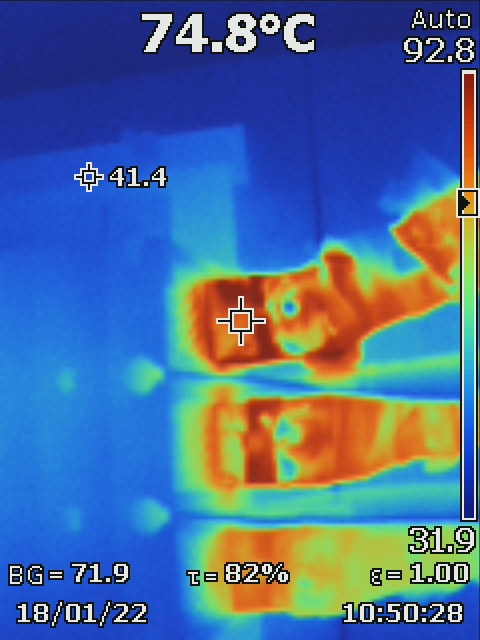
#> input picture Data/faulty_images/B SERVICE...JPG, 480 x 640 px; its folder holds only this picture in this run
$ python -i Main_UI.py   (imports and definitions only)
#> lines starting #> are read from the running program, lines starting #| are printed output that depends on the picture; after the words box and inside, x2 and y2 are one past the last pixel; in counts of white or black regions, pixels touching at a corner belong together
#> the answer given: Data/faulty_images/B SERVICE...JPG
#> in selectPic, image is the input picture: shape (640, 480, 3); mean B, G, R 151.8, 109.1, 76.6
import tkinter as tk
from tkinter import *
from tkinter import filedialog
from PIL import ImageTk, Image
import os
import argparse
import numpy as np
import cv2

threshold = 140
area_of_box = 100        # 3000 for img input
min_temp = 60           # in fahrenheit
font_scale_caution = 1   # 2 for img input
font_scale_temp = 0.7    # 1 for img input

# [4 lines not run here, left out]

# Create left and right frames
# [1 line that did not run here, left out]
# [1 line not run here, left out]

# [1 line that did not run here, left out]
# [1 line not run here, left out]

# Create tool bar frame
# [1 line that did not run here, left out]
# [1 line not run here, left out]

# Create frames and labels in left_frame
# [1 line that did not run here, left out]
# [1 line that did not run here, left out]
# [1 line that did not run here, left out]
# [1 line that did not run here, left out]
# [1 line that did not run here, left out]
# [1 line that did not run here, left out]
# [1 line that did not run here, left out]

# [1 line that did not run here, left out]

# [1 line that did not run here, left out]
# [1 line that did not run here, left out]
# [1 line that did not run here, left out]
# [1 line that did not run here, left out]
# [1 line that did not run here, left out]

# [1 line that did not run here, left out]
# [1 line that did not run here, left out]


def convert_to_temperature(pixel_avg):
    """
    Converts pixel value (mean) to temperature (fahrenheit) depending upon the camera hardware
    """
    return pixel_avg / 2.25

def process_frame(frame):

    frame = cv2.cvtColor(frame, cv2.COLOR_BGR2RGB)
    heatmap_gray = cv2.cvtColor(frame, cv2.COLOR_RGB2GRAY)
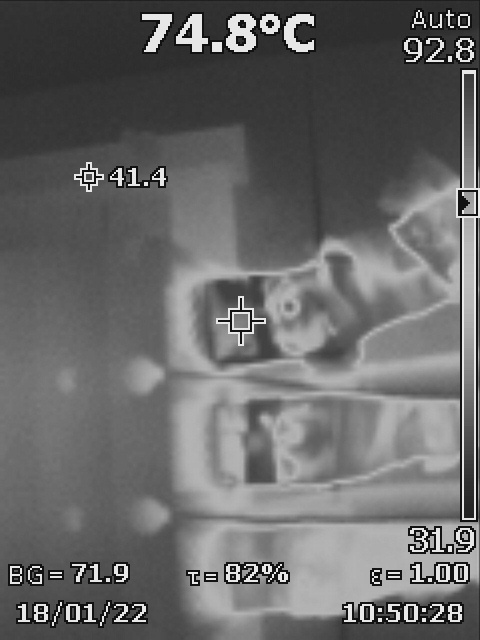
#> heatmap_gray: shape (640, 480); min 13, max 236, mean 104.2

    # Binary threshold
    _, binary_thresh = cv2.threshold(heatmap_gray, threshold, 255, cv2.THRESH_BINARY)
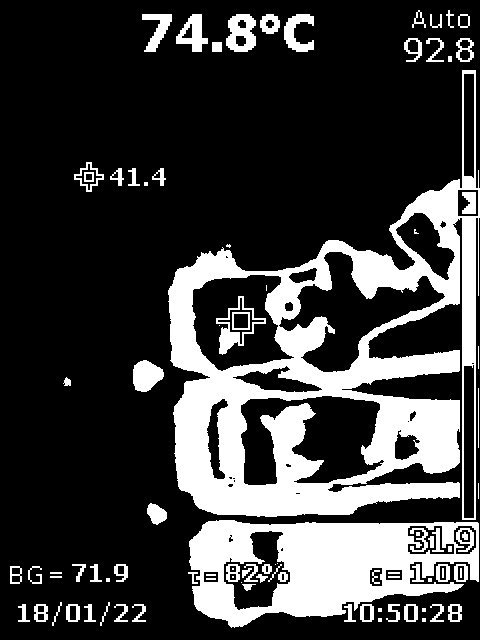
#> binary_thresh: shape (640, 480); 24% white; 93 white regions (18 under 20 px), largest, box (x1, y1, x2, y2) and area: (168, 70, 480, 520) 45073, (189, 520, 479, 628) 17770, (226, 14, 256, 52) 788

    # Image opening: Erosion followed by dilation
    kernel = np.ones((3, 3), np.uint8)
    image_erosion = cv2.erode(binary_thresh, kernel, iterations=1)
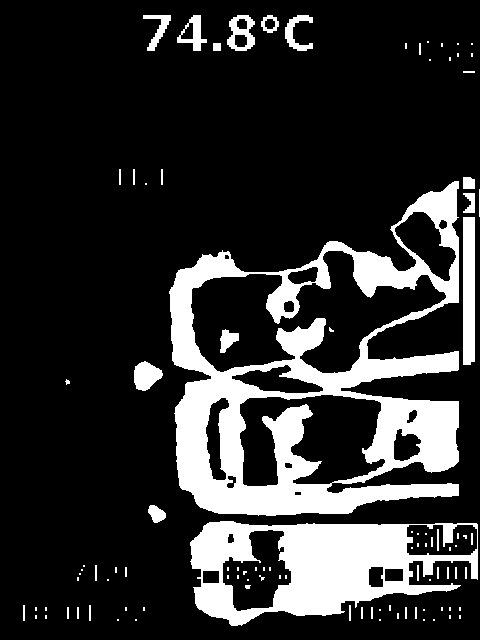
#> image_erosion: shape (640, 480); 18.8% white; 101 white regions (61 under 20 px), largest, box (x1, y1, x2, y2) and area: (169, 181, 459, 516) 35772, (190, 521, 478, 626) 15756, (463, 217, 475, 365) 1764
    image_opening = cv2.dilate(image_erosion, kernel, iterations=1)
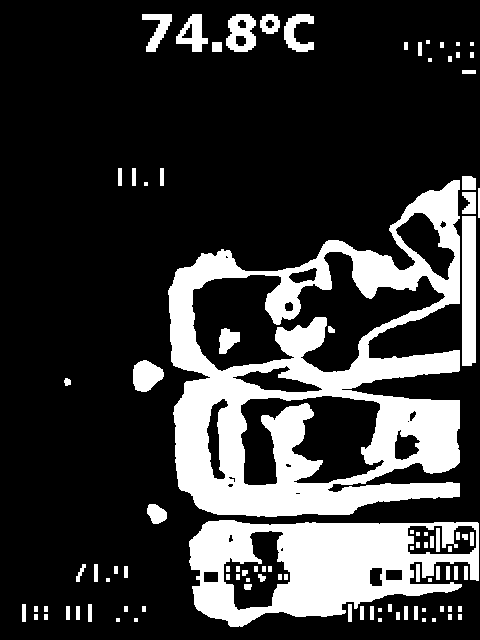
#> image_opening: shape (640, 480); 22.4% white; 97 white regions (19 under 20 px)

    # Get contours from the image obtained by opening operation
    contours, _ = cv2.findContours(image_opening, 1, 2)
#> contours = 124 contours, 53 with area under 20; largest, box (x1, y1, x2, y2) and area: (168, 180, 460, 517) 67078, (189, 520, 479, 627) 22284, (191, 251, 446, 373) 14636, (240, 395, 385, 486) 8376, (223, 530, 291, 611) 3194

    image_with_rectangles = np.copy(frame)

    for contour in contours:
        # rectangle over each contour
        x, y, w, h = cv2.boundingRect(contour)

        # Pass if the area of rectangle is not large enough
        if (w) * (h) < area_of_box:
            continue

        # Mask is boolean type of matrix.
        mask = np.zeros_like(heatmap_gray)
        cv2.drawContours(mask, contour, -1, 255, -1)

        # Mean of only those pixels which are in blocks and not the whole rectangle selected
        mean = convert_to_temperature(cv2.mean(heatmap_gray, mask=mask)[0])

        # Colors for rectangles and textmin_area
        temperature = round(mean, 2)
        color = (0, 255, 0) if temperature < min_temp else (
            255, 255, 127)

        # Callback function if the following condition is true
        if temperature >= min_temp:
            # Call back function here
            cv2.putText(image_with_rectangles, "High temperature detected !!!", (35, 40),
                        cv2.FONT_HERSHEY_SIMPLEX, font_scale_caution, color, 2, cv2.LINE_AA)

        # Draw rectangles for visualisation
        image_with_rectangles = cv2.rectangle(
            image_with_rectangles, (x, y), (x+w, y+h), color, 2)

        # Write temperature for each rectangle
        cv2.putText(image_with_rectangles, "{} C".format(temperature), (x, y),
                    cv2.FONT_HERSHEY_SIMPLEX, font_scale_temp, color, 2, cv2.LINE_AA)
        print("{} C".format(temperature))
#> this loop made 124 passes
#> (contour, x, y, w, h) on passes 1 to 10: ([[432, 618], [432, 621], [435, 621], [435, 618]], 432, 618, 4, 4), ([[422, 618], [422, 621], [425, 621], [425, 618]], 422, 618, 4, 4), ([[378, 618], [378, 621], [381, 621], [381, 618]], 378, 618, 4, 4), ([[134, 618], [134, 621], [137, 621], [137, 618]], 134, 618, 4, 4), ([[116, 618], [116, 621], [119, 621], [119, 618]], 116, 618, 4, 4), ([[458, 614], [458, 619], [461, 619], [461, 614]], 458, 614, 4, 6), ([[448, 614], [448, 619], [451, 619], [451, 614]], 448, 614, 4, 6), ([[44, 614], [44, 619], [47, 619], [47, 614]], 44, 614, 4, 6), ([[34, 614], [34, 619], [37, 619], [37, 614]], 34, 614, 4, 6), ([[396, 612], [396, 619], [399, 619], [399, 612]], 396, 612, 4, 8)
#> (x, y, w, h, mean, temperature) on passes 39, 40, 42, 56, 69, 72: (203, 571, 16, 12, 75.72, 75.72), (385, 569, 18, 12, 78.78, 78.78), (369, 567, 14, 20, 78.87, 78.87), (76, 564, 10, 18, 102.6, 102.7), (223, 530, 68, 81, 65.17, 65.17), (407, 525, 70, 30, 78.69, 78.69)
#| 75.72 C
#| 78.78 C
#| 78.87 C
#| 102.65 C
#| 65.17 C
#| 78.69 C
#| 68.1 C
#| 63.35 C
#> (further printed lines are left out)
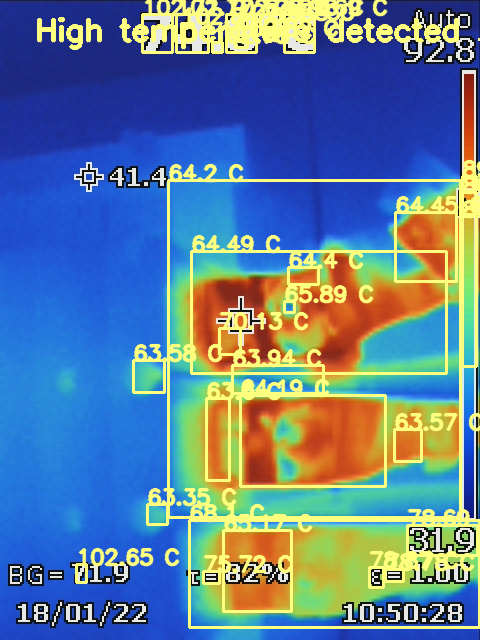
#> image_with_rectangles: shape (640, 480, 3); mean R, G, B 95.8, 125.2, 151.3
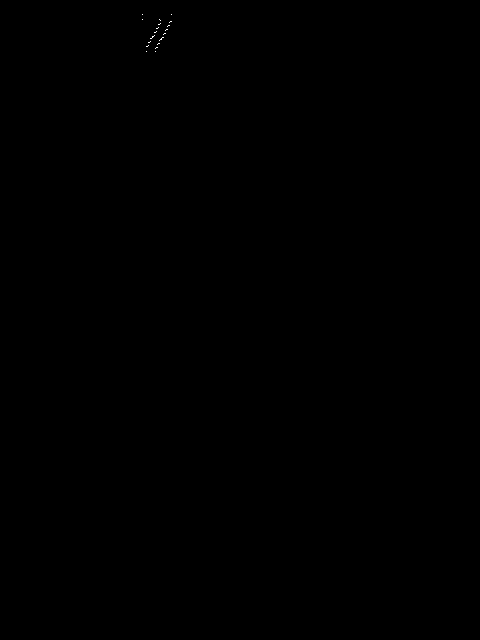
#> mask: shape (640, 480); 0.02% white in thin lines or dots, all inside (x1, y1, x2, y2) = (142, 14, 172, 52)

    return image_with_rectangles

def selectPic():
    global img
    filename = filedialog.askopenfilename(initialdir="/images", title="Select Image", filetypes=(("jpg images","*.jpg"),("png images","*.png")))
    image = cv2.imread(filename)
    img = process_frame(image)
    img = Image.open(str(filename))

    img = img.resize((500,500), Image.Resampling.LANCZOS)
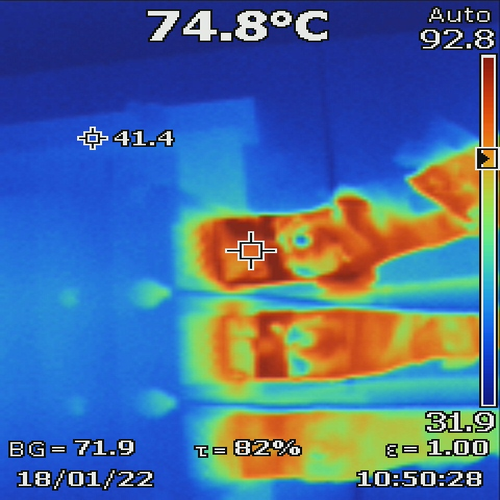
#> img: PIL image 500x500 RGB; mean R, G, B 76.7, 109.1, 151.8
    img = ImageTk.PhotoImage(img)
#> (the run stopped early here; a loop or call above may not have finished)

$ run again, on Data/faulty_images/Main breaker....JPG
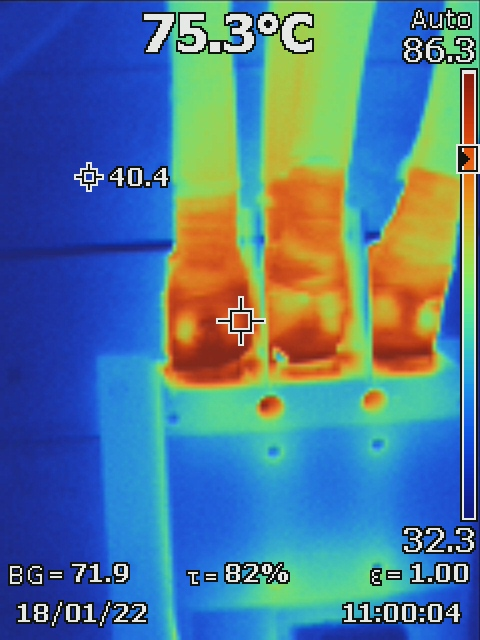
#> input picture Data/faulty_images/Main breaker....JPG, 480 x 640 px
#> in selectPic, image is the input picture: shape (640, 480, 3); mean B, G, R 148.2, 121.5, 82.3
#> in process_frame, `_, binary_thresh = cv2.threshold(heatmap_gray, threshold, 255, cv2.THR..`:
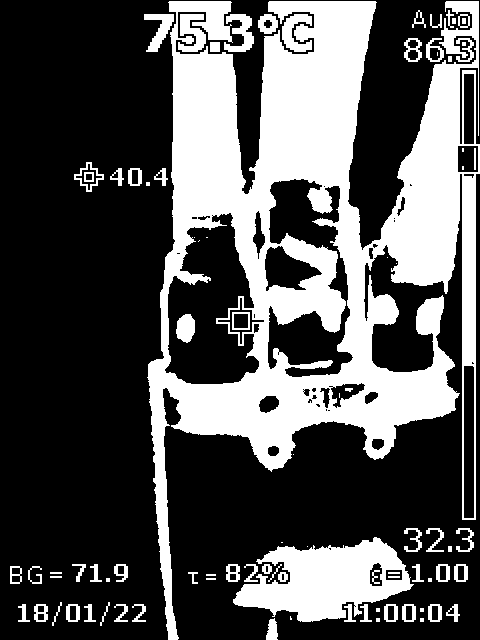
#> binary_thresh: shape (640, 480); 32.7% white; 88 white regions (21 under 20 px), largest, box (x1, y1, x2, y2) and area: (147, 1, 480, 640) 82851, (233, 537, 414, 622) 8713, (178, 14, 206, 52) 636
#> image_erosion: shape (640, 480); 27.3% white; 105 white regions (62 under 20 px), largest, box (x1, y1, x2, y2) and area: (149, 2, 458, 640) 57324, (373, 2, 478, 291) 11615, (234, 538, 411, 621) 7770
#> image_opening: shape (640, 480); 31.2% white; 98 white regions (27 under 20 px)
#> contours = 119 contours, 58 with area under 20; largest, box (x1, y1, x2, y2) and area: (148, 1, 479, 640) 96958, (164, 212, 265, 385) 11726, (264, 178, 354, 378) 9796, (233, 537, 412, 622) 8705, (462, 176, 476, 366) 2441
#> the loop in process_frame, `for contour in contours:` made 119 passes
#> (contour, x, y, w, h) on passes 2 to 7: ([[420, 618], [420, 621], [423, 621], [423, 618]], 420, 618, 4, 4), ([[376, 618], [376, 621], [379, 621], [379, 618]], 376, 618, 4, 4), ([[134, 618], [134, 621], [137, 621], [137, 618]], 134, 618, 4, 4), ([[116, 618], [116, 621], [119, 621], [119, 618]], 116, 618, 4, 4), ([[44, 614], [44, 619], [47, 619], [47, 614]], 44, 614, 4, 6), ([[34, 614], [34, 619], [37, 619], [37, 614]], 34, 614, 4, 6)
#> (printed output is left out)
#> in selectPic, `img = img.resize((500,500), Image.Resampling.LANCZOS)`:
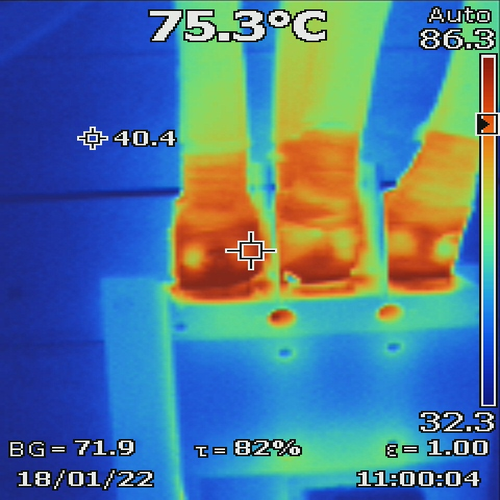
#> img: PIL image 500x500 RGB; mean R, G, B 82.4, 121.6, 148.2

$ run again, on Data/faulty_images/TF.JPG
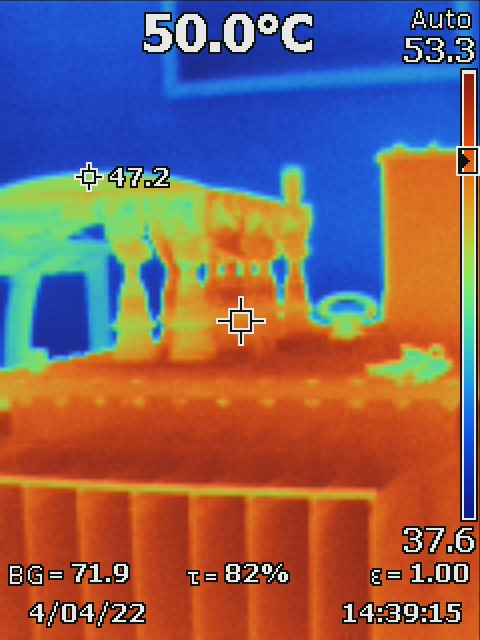
#> input picture Data/faulty_images/TF.JPG, 480 x 640 px
#> in selectPic, image is the input picture: shape (640, 480, 3); mean B, G, R 97.1, 98.5, 131.8
#> in process_frame, `_, binary_thresh = cv2.threshold(heatmap_gray, threshold, 255, cv2.THR..`:
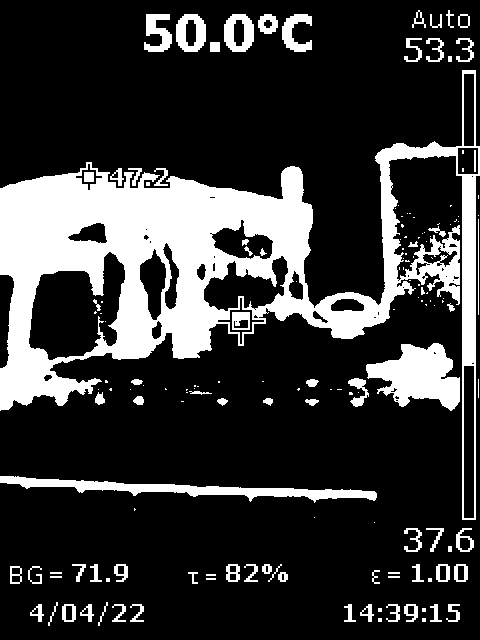
#> binary_thresh: shape (640, 480); 21.6% white; 157 white regions (78 under 20 px), largest, box (x1, y1, x2, y2) and area: (0, 70, 480, 520) 49871, (366, 343, 460, 411) 3820, (0, 476, 377, 503) 3193
#> image_erosion: shape (640, 480); 16.8% white; 132 white regions (88 under 20 px), largest, box (x1, y1, x2, y2) and area: (0, 143, 457, 409) 39039, (367, 344, 459, 409) 3328, (0, 477, 376, 500) 2324
#> image_opening: shape (640, 480); 20.1% white; 115 white regions (37 under 20 px)
#> contours = 143 contours, 73 with area under 20; largest, box (x1, y1, x2, y2) and area: (0, 142, 458, 410) 53604, (28, 251, 126, 361) 6929, (366, 343, 460, 410) 3610, (0, 476, 377, 501) 2786, (462, 174, 476, 366) 2466
#> the loop in process_frame, `for contour in contours:` made 143 passes
#> (contour, x, y, w, h) on passes 1 to 6: ([[422, 618], [422, 621], [425, 621], [425, 618]], 422, 618, 4, 4), ([[378, 618], [378, 621], [381, 621], [381, 618]], 378, 618, 4, 4), ([[132, 618], [132, 621], [135, 621], [135, 618]], 132, 618, 4, 4), ([[114, 618], [114, 621], [117, 621], [117, 618]], 114, 618, 4, 4), ([[396, 614], [396, 619], [399, 619], [399, 614]], 396, 614, 4, 6), ([[456, 612], [456, 619], [459, 619], [459, 612]], 456, 612, 4, 8)
#> (printed output is left out)
#> in selectPic, `img = img.resize((500,500), Image.Resampling.LANCZOS)`:
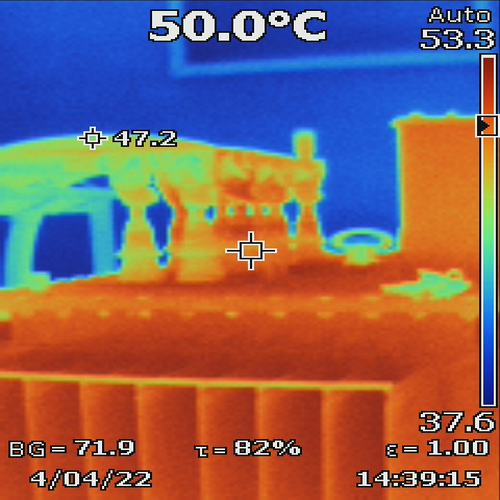
#> img: PIL image 500x500 RGB; mean R, G, B 131.8, 98.5, 97.2

$ run again, on Data/faulty_images/TF45.JPG
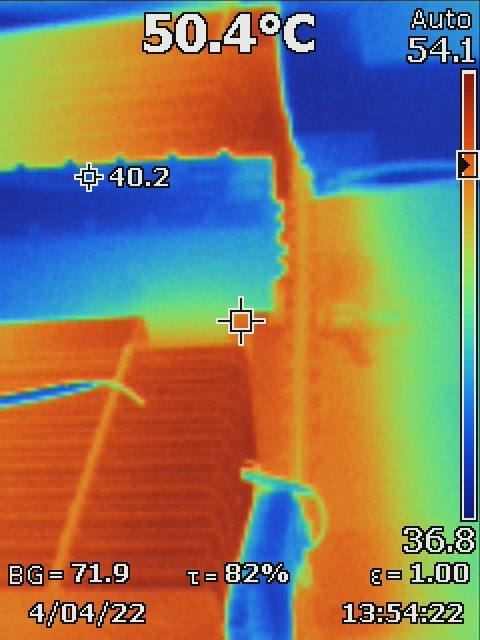
#> input picture Data/faulty_images/TF45.JPG, 480 x 640 px
#> in selectPic, image is the input picture: shape (640, 480, 3); mean B, G, R 97.3, 121.3, 138
#> binary_thresh: shape (640, 480); 38% white; 173 white regions (91 under 20 px), largest, box (x1, y1, x2, y2) and area: (0, 12, 479, 640) 99509, (456, 70, 480, 520) 3797, (146, 1, 281, 40) 1506
#> image_erosion: shape (640, 480); 32.2% white; 129 white regions (80 under 20 px), largest, box (x1, y1, x2, y2) and area: (0, 13, 478, 640) 90531, (463, 179, 475, 365) 2217, (158, 2, 280, 39) 1047
#> image_opening: shape (640, 480); 36.1% white; 115 white regions (35 under 20 px)
#> contours = 143 contours, 76 with area under 20; largest, box (x1, y1, x2, y2) and area: (0, 12, 479, 640) 104229, (306, 252, 367, 505) 6114, (462, 178, 476, 366) 2417, (401, 525, 477, 555) 1858, (157, 1, 281, 40) 1302
#> the loop in process_frame, `for contour in contours:` made 143 passes
#> (contour, x, y, w, h) on passes 2 to 7: ([[305, 628], [305, 630], [307, 630], [307, 628]], 305, 628, 3, 3), ([[54, 619], [54, 622], [56, 622], [56, 619]], 54, 619, 3, 4), ([[450, 618], [450, 621], [453, 621], [453, 618]], 450, 618, 4, 4), ([[432, 618], [432, 621], [435, 621], [435, 618]], 432, 618, 4, 4), ([[422, 618], [422, 621], [425, 621], [425, 618]], 422, 618, 4, 4), ([[378, 618], [378, 621], [381, 621], [381, 618]], 378, 618, 4, 4)
#> (printed output is left out)
#> in selectPic, `img = img.resize((500,500), Image.Resampling.LANCZOS)`:
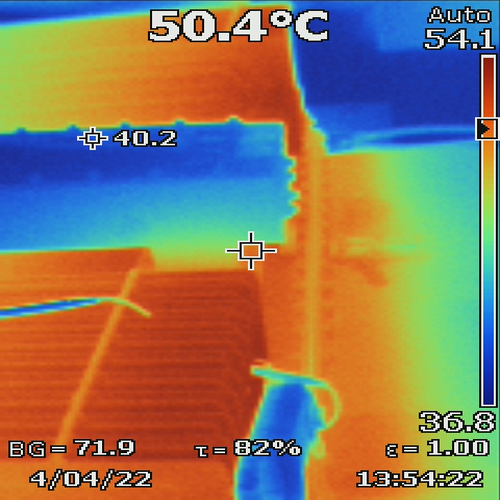
#> img: PIL image 500x500 RGB; mean R, G, B 138.1, 121.3, 97.4
